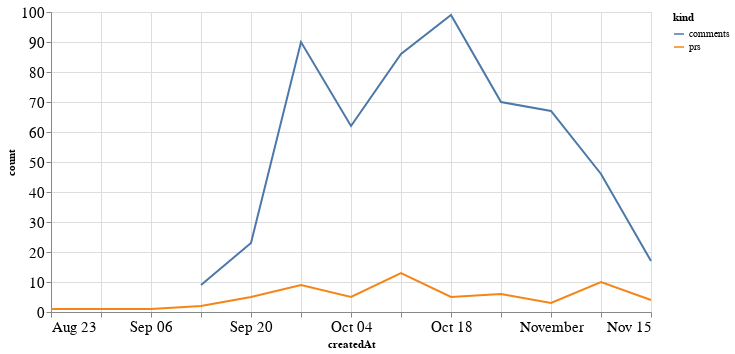

Notebook cell for this chart:
### Code cell
alt.Chart(total_time, width=600).mark_line().encode(
    x='createdAt',
    y='count',
    color='kind'
)

### Figure 1 — Vega-Lite specification as saved in the notebook (floating-point values rounded to 4 significant figures)
{"config": {"axisLeft": {"labelFontSize": 15}, "axisBottom": {"labelFontSize": 15}}, "data": {"name": "data-cdb412cbde75ad7fc4d980b4a0bd5b9f"}, "mark": "line", "encoding": {"color": {"type": "nominal", "field": "kind"}, "x": {"type": "temporal", "field": "createdAt"}, "y": {"type": "quantitative", "field": "count"}}, "width": 600, "$schema": "https://vega.github.io/schema/vega-lite/v4.8.1.json", "datasets": {"data-cdb412cbde75ad7fc4d980b4a0bd5b9f": [{"createdAt": "2020-08-23T00:00:00", "kind": "prs", "count": 1.0}, {"createdAt": "2020-08-30T00:00:00", "kind": "prs", "count": 1.0}, {"createdAt": "2020-09-06T00:00:00", "kind": "prs", "count": 1.0}, {"createdAt": "2020-09-13T00:00:00", "kind": "prs", "count": 2.0}, {"createdAt": "2020-09-20T00:00:00", "kind": "prs", "count": 5.0}, {"createdAt": "2020-09-27T00:00:00", "kind": "prs", "count": 9.0}, {"createdAt": "2020-10-04T00:00:00", "kind": "prs", "count": 5.0}, {"createdAt": "2020-10-11T00:00:00", "kind": "prs", "count": 13.0}, {"createdAt": "2020-10-18T00:00:00", "kind": "prs", "count": 5.0}, {"createdAt": "2020-10-25T00:00:00", "kind": "prs", "count": 6.0}, {"createdAt": "2020-11-01T00:00:00", "kind": "prs", "count": 3.0}, {"createdAt": "2020-11-08T00:00:00", "kind": "prs", "count": 10.0}, {"createdAt": "2020-11-15T00:00:00", "kind": "prs", "count": 4.0}, {"createdAt": "2020-08-23T00:00:00", "kind": "comments", "count": null}, {"createdAt": "2020-08-30T00:00:00", "kind": "comments", "count": null}, {"createdAt": "2020-09-06T00:00:00", "kind": "comments", "count": null}, {"createdAt": "2020-09-13T00:00:00", "kind": "comments", "count": 9.0}, {"createdAt": "2020-09-20T00:00:00", "kind": "comments", "count": 23.0}, {"createdAt": "2020-09-27T00:00:00", "kind": "comments", "count": 90.0}, {"createdAt": "2020-10-04T00:00:00", "kind": "comments", "count": 62.0}, {"createdAt": "2020-10-11T00:00:00", "kind": "comments", "count": 86.0}, {"createdAt": "2020-10-18T00:00:00", "kind": "comments", "count": 99.0}, {"createdAt": "2020-10-25T00:00:00", "kind": "comments", "count": 70.0}, {"createdAt": "2020-11-01T00:00:00", "kind": "comments", "count": 67.0}, {"createdAt": "2020-11-08T00:00:00", "kind": "comments", "count": 46.0}, {"createdAt": "2020-11-15T00:00:00", "kind": "comments", "count": 17.0}]}}
